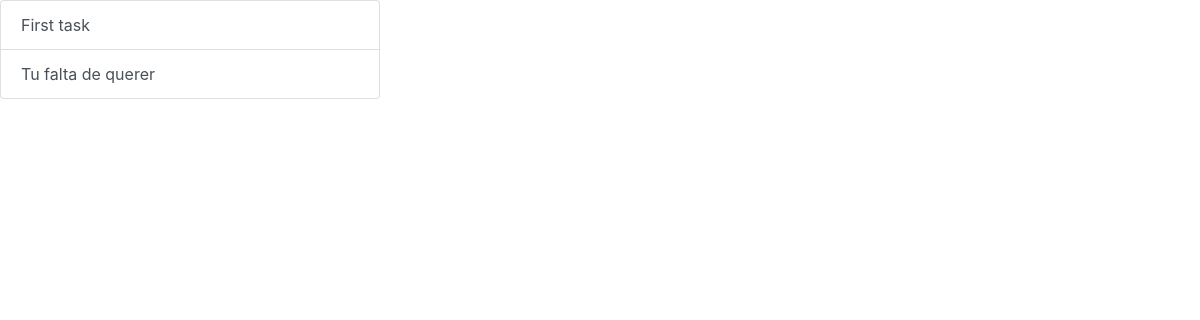
Before: / with the older database file.
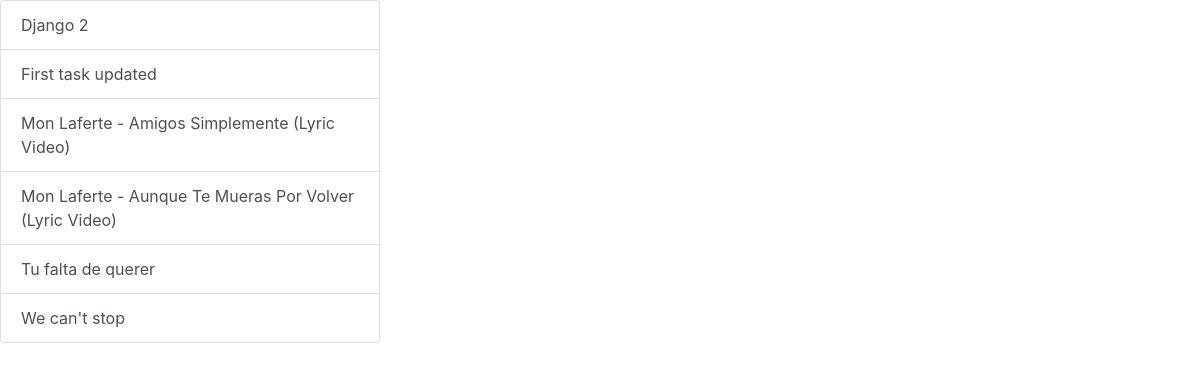
After: the same page with the newer database file.
### songs/models.py (models this page shows, shortened)
class Song(models.Model):
    title = models.CharField(max_length=256)
    artist = models.CharField(max_length=256, null=True, blank=True)
    album = models.ForeignKey(Album, on_delete=models.SET_NULL, null=True, blank=True)
    time_length = models.DecimalField(max_digits=10, decimal_places=2, blank=True)
    audio_file = models.FileField(upload_to='songs', validators=[validate_is_audio], null=True, blank=True)
    def __str__(self):
        return self.title

### songs/views.py (the view)
# urls.py: path('', SongListView.as_view(), name='home'),
class SongListView(ListView):
    model = Song
    template_name = 'songs/home.html'
    ordering = ['title']
    context_object_name = 'songs'

### songs/templates/songs/home.html
{% extends 'songs/base.html' %}
{% block content %}
<div class="row">
    <div class="col-4">
      <div class="list-group" id="list-tab" role="tablist">
        {% for song in songs %}
        <a class="list-group-item list-group-item-action" id="list-profile-list" data-toggle="list" href="#list-profile" role="tab" aria-controls="profile">{{song}}</a>
        {% endfor %}
    </div>
    </div>
</div>
{% endblock %}

### songs/templates/songs/base.html (shortened to what this page needs)
<!DOCTYPE html>
<html lang="en">
<head>
    <link rel="stylesheet" href="https://maxcdn.bootstrapcdn.com/bootstrap/4.0.0/css/bootstrap.min.css">
</head>
<body>
    {% block content %}{% endblock %}
</body>
</html>

Changed rows visible on the page:
added Song: title "Django 2"
changed Song: title "First task" → "First task updated"
added Song: title "Mon Laferte - Amigos Simplemente (Lyric Video)"
added Song: title "Mon Laferte - Aunque Te Mueras Por Volver (Lyric Video)"
added Song: title "We can't stop"
